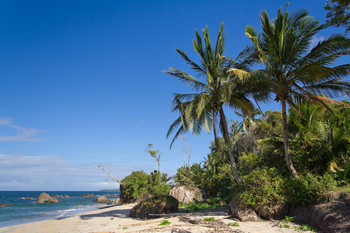
#> input picture Examples/OpenCV/PPOCV/images/beach.png, 350 x 233 px
$ python test.py --image ../images/beach.png
#> lines starting #> are read from the running program, lines starting #| are printed output that depends on the picture
# USAGE
# python color_histograms.py --image ../images/beach.png

# Import the necessary packages
from __future__ import print_function
from matplotlib import pyplot as plt
import numpy as np
import argparse
import cv2

# Construct the argument parser and parse the arguments
ap = argparse.ArgumentParser()
ap.add_argument("-i", "--image", required = True,
	help = "Path to the image")
args = vars(ap.parse_args())

# Load the image and show it
image = cv2.imread(args["image"])
#> image is the input picture: shape (233, 350, 3); mean B, G, R 136, 110.4, 78.6
cv2.imshow("Original", image)
cv2.waitKey(0)

# Grab the image channels, initialize the tuple of colors
# and the figure
chans = cv2.split(image)
colors = ("b", "g", "r")
plt.figure()
plt.title("'Flattened' Color Histogram")
plt.xlabel("Bins")
plt.ylabel("# of Pixels")

# Loop over the image channels
for (chan, color) in zip(chans, colors):
	# Create a histogram for the current channel and plot it
	hist = cv2.calcHist([chan], [0], None, [256], [0, 256])
	plt.plot(hist, color = color)
	plt.xlim([0, 256])
#> this loop made 3 passes
#> color on passes 1 to 3: 'b', 'g', 'r'

# Let's move on to 2D histograms -- I am reducing the
# number of bins in the histogram from 256 to 32 so we
# can better visualize the results
fig = plt.figure()

# [9 lines of commented-out code are left out]
ax = fig.add_subplot(132)
hist = cv2.calcHist([chans[1], chans[2]], [0, 1], None,
	[8, 8], [0, 256, 0, 256])
p = ax.imshow(hist, interpolation = "nearest")
ax.set_title("2D Color Histogram for G and R")
plt.colorbar(p)

# Plot a 2D color histogram for blue and red
#ax = fig.add_subplot(133)
#hist = cv2.calcHist([chans[0], chans[2]], [0, 1], None,
#	[32, 32], [0, 256, 0, 256])
#p = ax.imshow(hist, interpolation = "nearest")
#ax.set_title("2D Color Histogram for B and R")
#plt.colorbar(p)

# Finally, let's examine the dimensionality of one of
# the 2D histograms
print("2D histogram shape: {}, with {} values".format(
	hist.shape, hist.flatten().shape[0]))
#| 2D histogram shape: (8, 8), with 64 values

# Our 2D histogram could only take into account 2 out
# of the 3 channels in the image so now let's build a
# 3D color histogram (utilizing all channels) with 8 bins
# in each direction -- we can't plot the 3D histogram, but
# the theory is exactly like that of a 2D histogram, so
# we'll just show the shape of the histogram
hist = cv2.calcHist([image], [0, 1, 2],
	None, [8, 8, 8], [0, 256, 0, 256, 0, 256])
print("3D histogram shape: {}, with {} values".format(
	hist.shape, hist.flatten().shape[0]))
#| 3D histogram shape: (8, 8, 8), with 512 values

# Show our plots
plt.show()
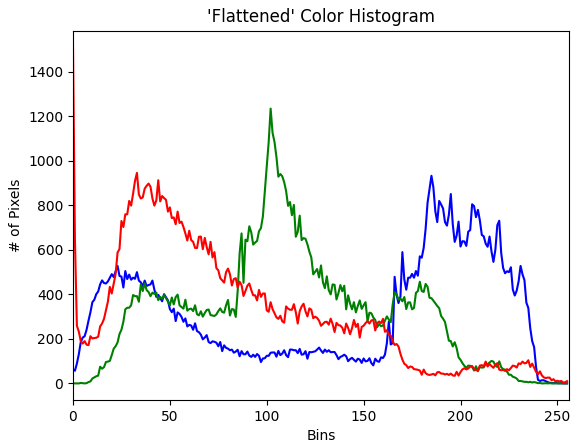
#> figure drawn by matplotlib, 1 panel; curve peaks at x = 185, y = 933; curve peaks at x = 102, y = 1235; curve peaks at x = 0, y = 1510
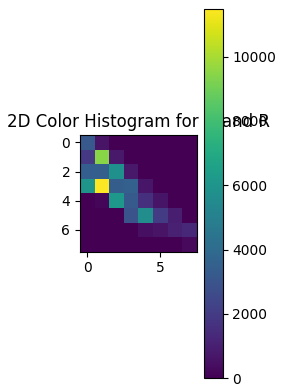
#> figure drawn by matplotlib, 2 panels

$ run again, with Examples/OpenCV/PPOCV/images/coins.png copied over Examples/OpenCV/PPOCV/images/beach.png
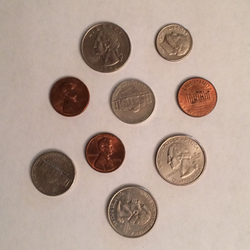
#> input picture Examples/OpenCV/PPOCV/images/coins.png, 250 x 250 px
#> image is the input picture: shape (250, 250, 3); mean B, G, R 147.7, 159.9, 180.7
#> the loop `for (chan, color) in zip(chans, colors):` made 3 passes
#> color on passes 1 to 3: 'b', 'g', 'r'
#| 2D histogram shape: (8, 8), with 64 values
#| 3D histogram shape: (8, 8, 8), with 512 values
#> `plt.show()`:
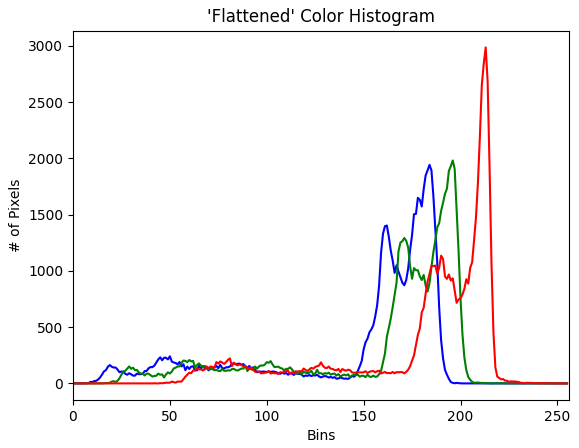
#> figure drawn by matplotlib, 1 panel; curve peaks at x = 184, y = 1942; curve peaks at x = 196, y = 1981; curve peaks at x = 213, y = 2986
#> `plt.show()`:
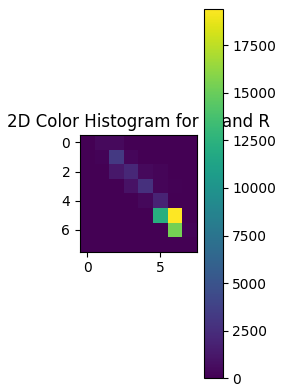
#> figure drawn by matplotlib, 2 panels
